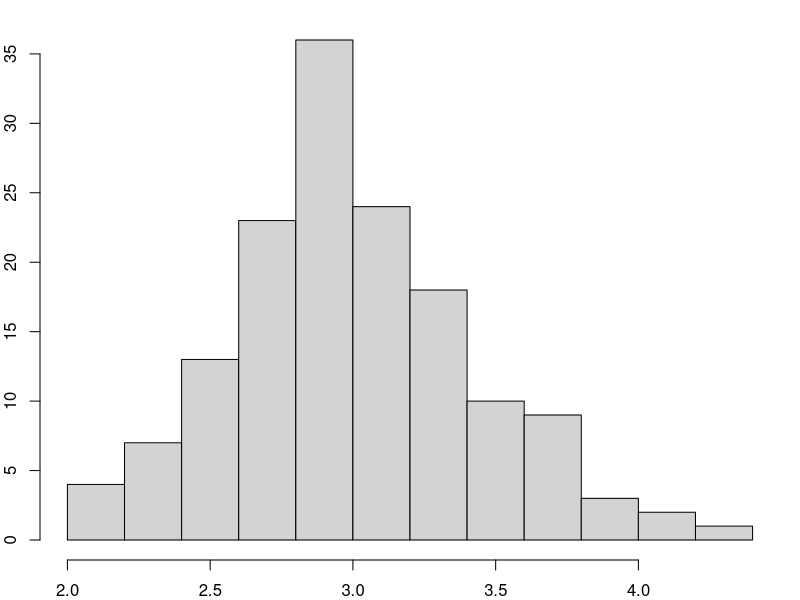
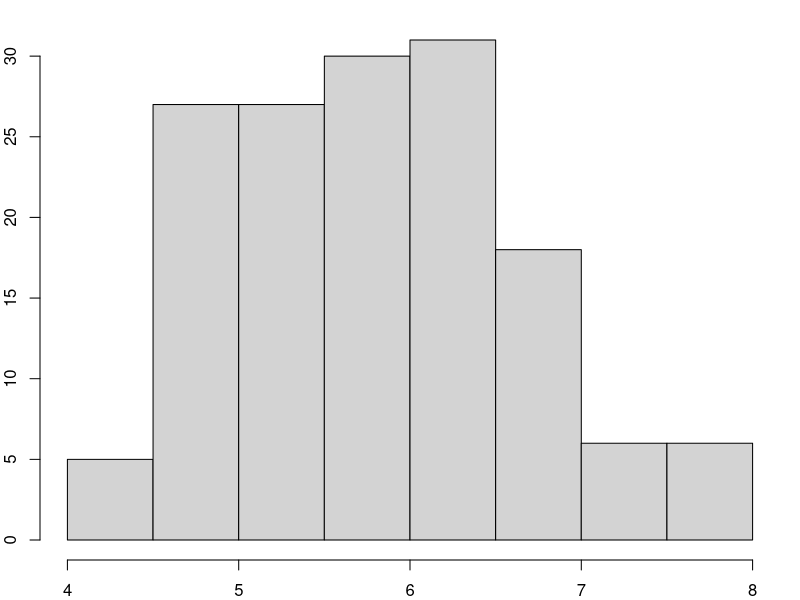
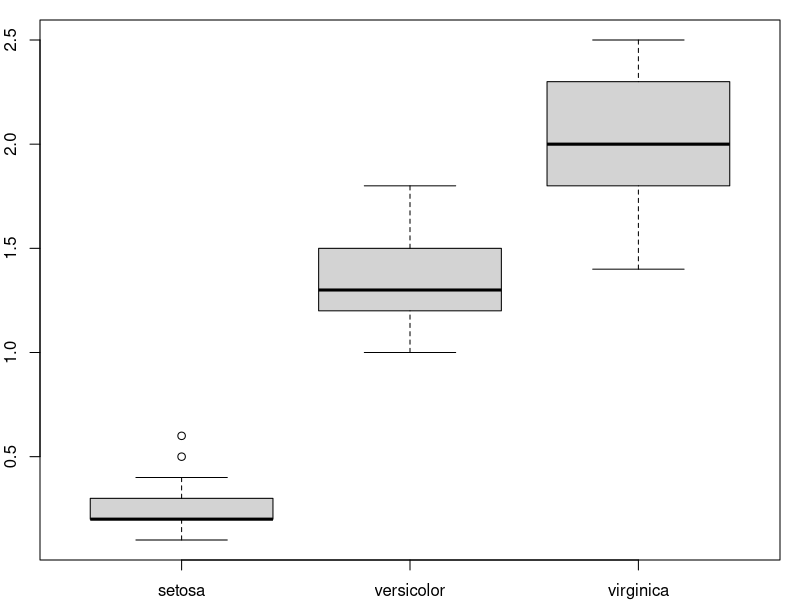
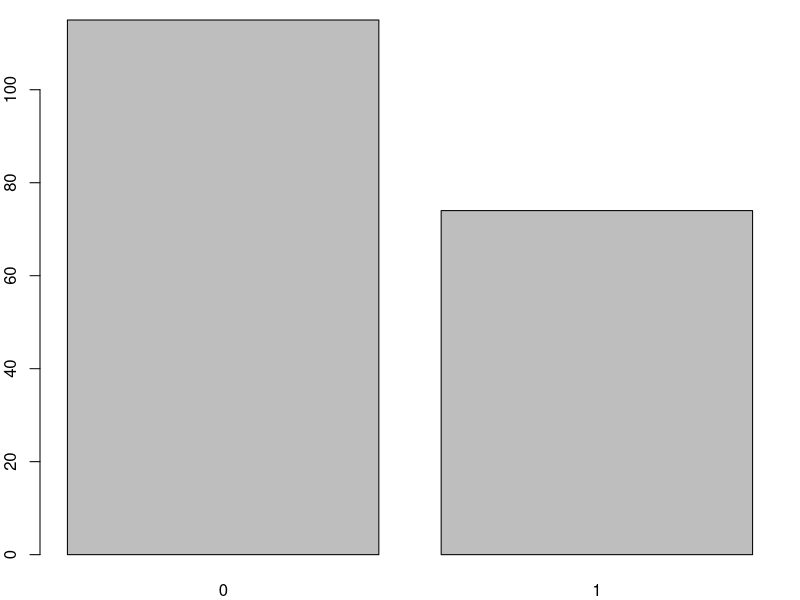

R code for these plots, in order:
## ---- chunk 1
data(birthwt, package='MASS')
## ---- chunk 2
p <- par(mar=c(2,2,1,1))
hist(iris[['Sepal.Width']], main='')
par(p)
## ---- chunk 3
shapiro.test(iris[['Sepal.Width']])
## ---- chunk 4
p <- par(mar=c(2,2,1,1))
hist(iris[['Sepal.Length']], main='')
par(p)
## ---- chunk 5
shapiro.test(iris[['Sepal.Length']])
## ---- chunk 6
summary(iris[['Sepal.Length']])
## ---- chunk 7
t.test(iris[['Sepal.Length']], mu = 6)
## ---- chunk 8
t.test(iris[['Sepal.Length']], iris[['Petal.Length']], paired=T)
## ---- chunk 9
t.test(iris[['Sepal.Length']] - iris[['Petal.Length']], mu=0)
## ---- chunk 10
s.seto = subset(iris, Species == 'setosa')[['Sepal.Length']]
s.vers = subset(iris, Species == 'versicolor')[['Petal.Length']]
t.test(s.seto, s.vers, var.equal = TRUE)
## ---- chunk 11
var.test(s.seto, s.vers)
## ---- chunk 12
p <- par(mar=c(2,2,1,1))
boxplot(Petal.Width~Species, data=iris)
par(p)
## ---- chunk 13
summary(aov(Sepal.Width~Species, data = iris))
## ---- chunk 14
p <- par(mar=c(2,2,1,1))
barplot(table(birthwt[['smoke']]))
par(p)
## ---- chunk 15
prop.test(sum(birthwt[['smoke']]), length(birthwt[['smoke']]))
## ---- chunk 16
smokers = tapply(birthwt[['smoke']], birthwt[['low']], sum)
low_n = table(birthwt[['low']])
prop.test(smokers, low_n)
## ---- chunk 17
summary(iris[['Sepal.Length']])
## ---- chunk 18
wilcox.test(iris[['Sepal.Length']], mu = 6)
## ---- chunk 19
wilcox.test(iris[['Sepal.Length']], iris[['Petal.Length']], paired=T)
## ---- chunk 20
wilcox.test(iris[['Sepal.Length']] - iris[['Petal.Length']], mu=0)
## ---- chunk 21
wilcox.test(s.seto, s.vers)
